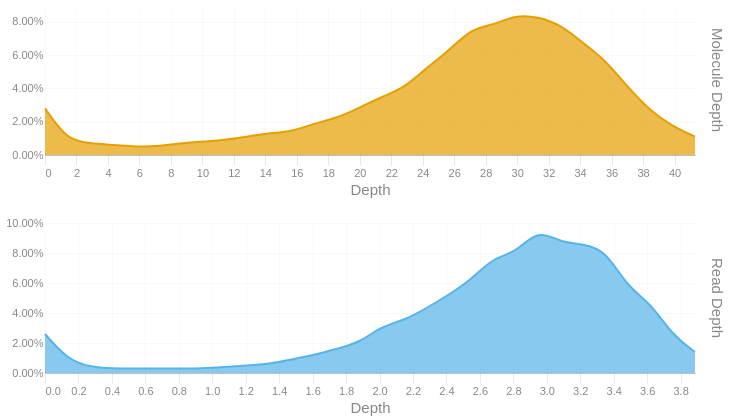

The code cell stored with this chart in its notebook:
### Code cell
readdep = depth_hist(tb['Read Depth'], q99, 3)
readdep = readdep.with_columns(pl.lit('Read Depth').alias('Metric'))
if not SKIPLR:
    moldep = depth_hist(tb['Molecule Depth'], mol_q99, 1)
    moldep = moldep.with_columns(pl.lit('Molecule Depth').alias('Metric'))
    _hist = pl.concat([readdep, moldep])
    _hist = _hist.filter(pl.col('Proportion') != 0)
    with SafeRender(_hist):
        (
            alt.Chart(_hist)        
            .mark_area(interpolate = "basis")
            .encode(
                x=alt.X('Bin:Q').scale(domainMin=0).axis(alt.Axis(title='Depth')),
                y = alt.Y('Proportion:Q', title = None).axis(format = '.2%'),
                color = alt.Color('Metric:N').legend(None),
                row = alt.Row("Metric:N").header(title = None, labelOrient = 'right'),
                tooltip = [
                    alt.Tooltip("Metric:N", title = "Metric"),
                    alt.Tooltip('Interval:N', title = "Depth Interval"),
                    alt.Tooltip('Proportion:Q', title = "% Alignments").format('.2%')
                ]
            )
            .resolve_scale(x='independent', y='independent')
            .properties(
                height = 150, width = 650,
                usermeta={'embedOptions': {'downloadFileName': f'{samplename}.depth.hist'}}
            )
        ).display()
else:
    readdep = readdep.filter(pl.col('Proportion') != 0)
    with SafeRender(readdep):
        (
            alt.Chart(readdep)        
            .mark_area(interpolate = "basis")
            .encode(
                x=alt.X('Bin:Q').scale(domainMin=0).axis(alt.Axis(title='Depth')),
                y = alt.Y('Proportion:Q', title = None).axis(format = '.2%'),
                tooltip = [
                    alt.Tooltip('Interval:N', title = "Depth Interval"),
                    alt.Tooltip('Proportion:Q', title = "% Alignments").format('.2%')
                ]
            )
            .properties(
                usermeta={'embedOptions': {'downloadFileName': f'{samplename}.depth.hist'}}
            )
        ).display()

### Figure 1 — Vega-Lite specification as saved in the notebook (floating-point values rounded to 4 significant figures)
{"width": 650, "height": 150, "config": {"title": {"anchor": "start", "dy": -15, "fontSize": 18, "color": "#888888", "subtitleColor": "#888888", "subtitleFontSize": 14}, "arc": {"fill": "#0072B2"}, "axis": {"domainColor": "#888888", "domainWidth": 0.5, "gridWidth": 0.2, "grid": false, "titleFontWeight": 400, "titleFontSize": 15, "labelFontSize": 11, "labelColor": "#888888", "tickColor": "#888888", "tickWidth": 0.2, "titleColor": "#888888"}, "axisBand": {"grid": false}, "axisX": {"grid": true, "tickSize": 10, "domainCap": "round"}, "axisY": {"domain": false, "grid": true, "tickSize": 0, "domainCap": "round"}, "background": "transparent", "header": {"labelFontSize": 15, "labelColor": "#888888", "titleFontSize": 15, "titleFontWeight": 600, "titleColor": "#888888"}, "legend": {"labelFont": "sans-serif", "labelFontSize": 12, "labelColor": "#888888", "symbolSize": 100, "symbolType": "circle", "titleFontSize": 12, "titlePadding": 10, "titleColor": "#888888", "title": null}, "range": {"category": ["#E69F00", "#56B4E9", "#009E73", "#F0E442", "#0072B2", "#D55E00", "#CC79A7", "#000000"], "diverging": ["#cfe8f3", "#a2d4ec", "#73bfe2", "#46abdb", "#1696d2", "#12719e"]}, "area": {"fill": "#0072B2", "fillOpacity": 0.7, "line": true, "strokeOpacity": 0.7}, "line": {"color": "#0072B2", "stroke": "#0072B2", "strokeWidth": 2}, "trail": {"color": "#0072B2", "stroke": "#0072B2", "strokeWidth": 0, "size": 1}, "point": {"filled": true, "fillOpacity": 1.0, "size": 95}, "text": {"color": "#888888", "fontSize": 11, "align": "right", "fontWeight": 400, "size": 11}, "bar": {"fill": "#0072B2", "stroke": null}, "view": {"stroke": null, "continuousWidth": 660, "continuousHeight": 400}}, "data": {"name": "data-5b002d087e212e859ecd0a03f37b409e"}, "mark": {"type": "area", "interpolate": "basis"}, "encoding": {"color": {"field": "Metric", "legend": null, "type": "nominal"}, "row": {"field": "Metric", "header": {"title": null, "labelOrient": "right"}, "type": "nominal"}, "tooltip": [{"field": "Metric", "title": "Metric", "type": "nominal"}, {"field": "Interval", "title": "Depth Interval", "type": "nominal"}, {"field": "Proportion", "format": ".2%", "title": "% Alignments", "type": "quantitative"}], "x": {"axis": {"title": "Depth"}, "field": "Bin", "scale": {"domainMin": 0}, "type": "quantitative"}, "y": {"axis": {"format": ".2%"}, "field": "Proportion", "title": null, "type": "quantitative"}}, "resolve": {"scale": {"x": "independent", "y": "independent"}}, "usermeta": {"embedOptions": {"downloadFileName": "S6_Waccamaw_1689.depth.hist"}}, "$schema": "https://vega.github.io/schema/vega-lite/v6.1.0.json", "datasets": {"data-5b002d087e212e859ecd0a03f37b409e": [{"Bin": 0.0, "Interval": "0.0-0.134", "Proportion": 0.026, "Metric": "Read Depth"}, {"Bin": 0.134, "Interval": "0.134-0.268", "Proportion": 0.009, "Metric": "Read Depth"}, {"Bin": 0.268, "Interval": "0.268-0.402", "Proportion": 0.004, "Metric": "Read Depth"}, {"Bin": 0.402, "Interval": "0.402-0.536", "Proportion": 0.003, "Metric": "Read Depth"}, {"Bin": 0.536, "Interval": "0.536-0.67", "Proportion": 0.003, "Metric": "Read Depth"}, {"Bin": 0.67, "Interval": "0.67-0.804", "Proportion": 0.003, "Metric": "Read Depth"}, {"Bin": 0.804, "Interval": "0.804-0.938", "Proportion": 0.003, "Metric": "Read Depth"}, {"Bin": 0.938, "Interval": "0.938-1.072", "Proportion": 0.003, "Metric": "Read Depth"}, {"Bin": 1.072, "Interval": "1.072-1.206", "Proportion": 0.004, "Metric": "Read Depth"}, {"Bin": 1.206, "Interval": "1.206-1.34", "Proportion": 0.005, "Metric": "Read Depth"}, {"Bin": 1.34, "Interval": "1.34-1.474", "Proportion": 0.006, "Metric": "Read Depth"}, {"Bin": 1.474, "Interval": "1.474-1.608", "Proportion": 0.009, "Metric": "Read Depth"}, {"Bin": 1.608, "Interval": "1.608-1.742", "Proportion": 0.012, "Metric": "Read Depth"}, {"Bin": 1.742, "Interval": "1.742-1.876", "Proportion": 0.016, "Metric": "Read Depth"}, {"Bin": 1.876, "Interval": "1.876-2.01", "Proportion": 0.02, "Metric": "Read Depth"}, {"Bin": 2.01, "Interval": "2.01-2.144", "Proportion": 0.031, "Metric": "Read Depth"}, {"Bin": 2.144, "Interval": "2.144-2.278", "Proportion": 0.035, "Metric": "Read Depth"}, {"Bin": 2.278, "Interval": "2.278-2.412", "Proportion": 0.043, "Metric": "Read Depth"}, {"Bin": 2.412, "Interval": "2.412-2.546", "Proportion": 0.052, "Metric": "Read Depth"}, {"Bin": 2.546, "Interval": "2.546-2.68", "Proportion": 0.062, "Metric": "Read Depth"}, {"Bin": 2.68, "Interval": "2.68-2.814", "Proportion": 0.077, "Metric": "Read Depth"}, {"Bin": 2.814, "Interval": "2.814-2.948", "Proportion": 0.08, "Metric": "Read Depth"}, {"Bin": 2.948, "Interval": "2.948-3.082", "Proportion": 0.096, "Metric": "Read Depth"}, {"Bin": 3.082, "Interval": "3.082-3.216", "Proportion": 0.087, "Metric": "Read Depth"}, {"Bin": 3.216, "Interval": "3.216-3.35", "Proportion": 0.086, "Metric": "Read Depth"}, {"Bin": 3.35, "Interval": "3.35-3.484", "Proportion": 0.082, "Metric": "Read Depth"}, {"Bin": 3.484, "Interval": "3.484-3.618", "Proportion": 0.057, "Metric": "Read Depth"}, {"Bin": 3.618, "Interval": "3.618-3.752", "Proportion": 0.047, "Metric": "Read Depth"}, {"Bin": 3.752, "Interval": "3.752-3.886", "Proportion": 0.025, "Metric": "Read Depth"}, {"Bin": 3.886, "Interval": "3.886-4.02", "Proportion": 0.014, "Metric": "Read Depth"}, {"Bin": 0.0, "Interval": "0.0-1.4", "Proportion": 0.028, "Metric": "Molecule Depth"}, {"Bin": 1.4, "Interval": "1.4-2.8", "Proportion": 0.009, "Metric": "Molecule Depth"}, {"Bin": 2.8, "Interval": "2.8-4.3", "Proportion": 0.007, "Metric": "Molecule Depth"}, {"Bin": 4.3, "Interval": "4.3-5.7", "Proportion": 0.006, "Metric": "Molecule Depth"}, {"Bin": 5.7, "Interval": "5.7-7.1", "Proportion": 0.005, "Metric": "Molecule Depth"}, {"Bin": 7.1, "Interval": "7.1-8.5", "Proportion": 0.005, "Metric": "Molecule Depth"}, {"Bin": 8.5, "Interval": "8.5-10.0", "Proportion": 0.007, "Metric": "Molecule Depth"}, {"Bin": 10.0, "Interval": "10.0-11.4", "Proportion": 0.008, "Metric": "Molecule Depth"}, {"Bin": 11.4, "Interval": "11.4-12.8", "Proportion": 0.009, "Metric": "Molecule Depth"}, {"Bin": 12.8, "Interval": "12.8-14.2", "Proportion": 0.011, "Metric": "Molecule Depth"}, {"Bin": 14.2, "Interval": "14.2-15.7", "Proportion": 0.013, "Metric": "Molecule Depth"}, {"Bin": 15.7, "Interval": "15.7-17.1", "Proportion": 0.014, "Metric": "Molecule Depth"}, {"Bin": 17.1, "Interval": "17.1-18.5", "Proportion": 0.019, "Metric": "Molecule Depth"}, {"Bin": 18.5, "Interval": "18.5-19.9", "Proportion": 0.022, "Metric": "Molecule Depth"}, {"Bin": 19.9, "Interval": "19.9-21.4", "Proportion": 0.028, "Metric": "Molecule Depth"}, {"Bin": 21.4, "Interval": "21.4-22.8", "Proportion": 0.035, "Metric": "Molecule Depth"}, {"Bin": 22.8, "Interval": "22.8-24.2", "Proportion": 0.04, "Metric": "Molecule Depth"}, {"Bin": 24.2, "Interval": "24.2-25.6", "Proportion": 0.052, "Metric": "Molecule Depth"}, {"Bin": 25.6, "Interval": "25.6-27.1", "Proportion": 0.062, "Metric": "Molecule Depth"}, {"Bin": 27.1, "Interval": "27.1-28.5", "Proportion": 0.076, "Metric": "Molecule Depth"}, {"Bin": 28.5, "Interval": "28.5-29.9", "Proportion": 0.078, "Metric": "Molecule Depth"}, {"Bin": 29.9, "Interval": "29.9-31.3", "Proportion": 0.084, "Metric": "Molecule Depth"}, {"Bin": 31.3, "Interval": "31.3-32.8", "Proportion": 0.083, "Metric": "Molecule Depth"}, {"Bin": 32.8, "Interval": "32.8-34.2", "Proportion": 0.078, "Metric": "Molecule Depth"}, {"Bin": 34.2, "Interval": "34.2-35.6", "Proportion": 0.067, "Metric": "Molecule Depth"}, {"Bin": 35.6, "Interval": "35.6-37.0", "Proportion": 0.057, "Metric": "Molecule Depth"}, {"Bin": 37.0, "Interval": "37.0-38.4", "Proportion": 0.041, "Metric": "Molecule Depth"}, {"Bin": 38.4, "Interval": "38.4-39.9", "Proportion": 0.027, "Metric": "Molecule Depth"}, {"Bin": 39.9, "Interval": "39.9-41.3", "Proportion": 0.017, "Metric": "Molecule Depth"}, {"Bin": 41.3, "Interval": "41.3-42.72", "Proportion": 0.011, "Metric": "Molecule Depth"}]}}
